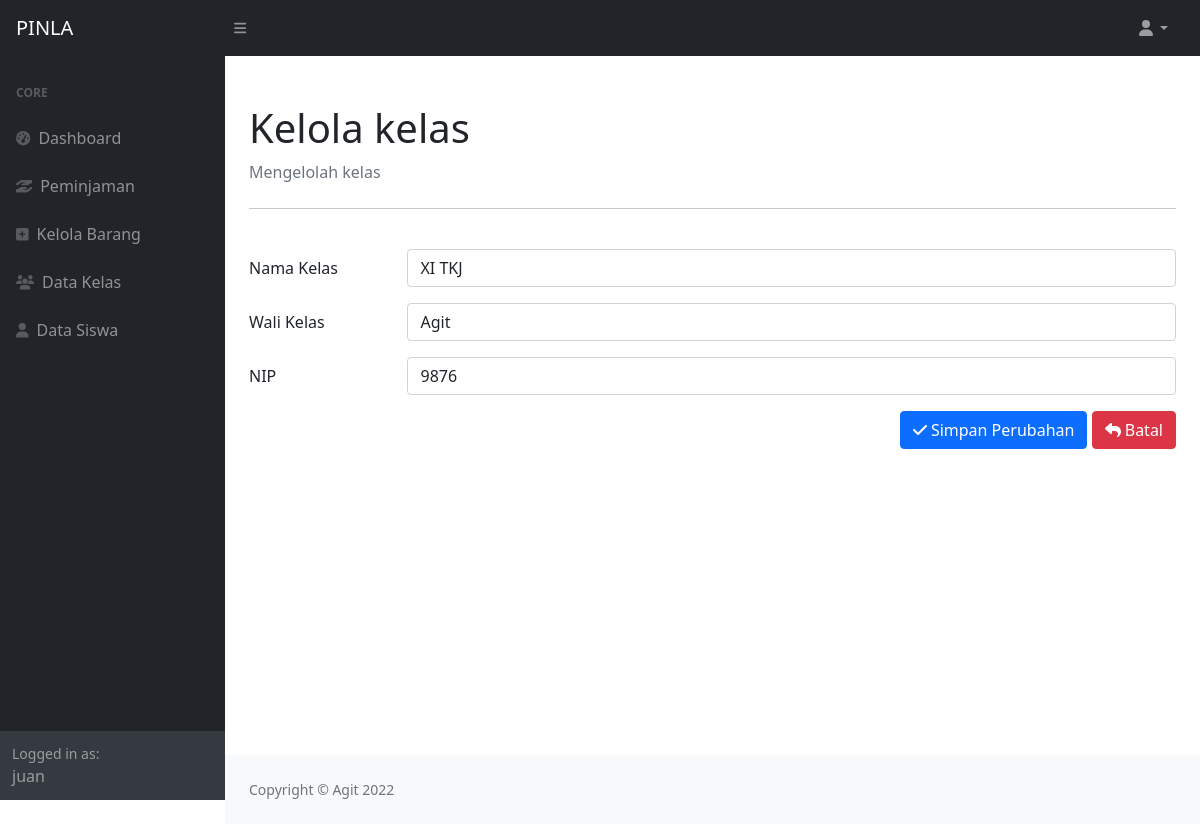
The page /tambah_kelas.php?ubah=4 (signed in) on the database its author committed.
### tables this page shows
CREATE TABLE `tbl_kelas` (
  `id` int(11) NOT NULL,
  `nama` varchar(255) NOT NULL,
  `wali_kelas` varchar(255) NOT NULL,
  `nip` bigint(255) NOT NULL
);

### tambah_kelas.php (the view, shortened to what this page needs)
<!DOCTYPE html>
<?php
    include 'koneksi.php';
        $nama           = '';
        $wali_kelas     = '';
        $nip            = '';
    if (isset($_GET['ubah'])) {
        $id         = $_GET['ubah'];
        $query      = "SELECT * FROM tbl_kelas WHERE id='$id';";
        $sql        = mysqli_query($conn, $query);
        $result     = mysqli_fetch_assoc($sql);
        $nama           = $result['nama'];
        $wali_kelas     = $result['wali_kelas'];
        $nip            = $result['nip'];
    }
?>
<html lang="en">
    <head>
        <link href="https://cdn.jsdelivr.net/npm/simple-datatables@latest/dist/style.css" rel="stylesheet" />
        <link href="css/styles.css" rel="stylesheet" />
    </head>
    <body class="sb-nav-fixed">
        <nav class="sb-topnav navbar navbar-expand navbar-dark bg-dark">
            <a class="navbar-brand ps-3" href="dashboard.php">PINLA</a>
            <button class="btn btn-link btn-sm order-1 order-lg-0 me-4 me-lg-0" id="sidebarToggle" href="#!"><i class="fas fa-bars"></i></button>
            <ul class="navbar-nav ms-auto ms-md-0 me-3 me-lg-4">
                <li class="nav-item dropdown">
                    <a class="nav-link dropdown-toggle" id="navbarDropdown" href="#" role="button" data-bs-toggle="dropdown" aria-expanded="false"><i class="fas fa-user fa-fw"></i></a>
                </li>
            </ul>
        </nav>
        <div id="layoutSidenav">
            <div id="layoutSidenav_nav">
                <nav class="sb-sidenav accordion sb-sidenav-dark" id="sidenavAccordion">
                    <div class="sb-sidenav-menu">
                        <div class="nav">
                            <div class="sb-sidenav-menu-heading">Core</div>
                            <a class="nav-link" href="dashboard.php">
                                <div class="sb-nav-link-icon"><i class="fas fa-tachometer-alt"></i></div>
                                Dashboard
                            </a>
                            <a class="nav-link" href="peminjaman.php">
                                <div class="sb-nav-link-icon"><i class="fa-solid fa-hand-holding-hand"></i></i></div>
                                Peminjaman
                            </a>
                            <a class="nav-link" href="kelola_barang.php">
                                <div class="sb-nav-link-icon"><i class="fa-solid fa-square-plus"></i></i></div>
                                Kelola Barang
                            </a>
                            <a class="nav-link" href="data_kelas.php">
                                <div class="sb-nav-link-icon"><i class="fa-solid fa-users"></i></div>
                                Data Kelas
                            </a>
                            <a class="nav-link" href="data_siswa.php">
                                <div class="sb-nav-link-icon"><i class="fa-solid fa-user"></i></div>
                                Data Siswa
                            </a>
                        </div>
                    </div>
                    <div class="sb-sidenav-footer">
                        <div class="small">Logged in as:</div>
                        <?php echo $_SESSION['username']; ?>
                    </div>
                </nav>
            </div>
            <div id="layoutSidenav_content">
                <main>
                    <div class="container-fluid px-4">
                        <h1 class="mt-4">Kelola kelas</h1>
                        <ol class="breadcrumb mb-4">
                            <li class="breadcrumb-item active">Mengelolah kelas</li>
                        </ol> <hr>
		                        <form method="POST" action="proses_kelas.php" enctype="multipart/form-data"> <br>
                                    <div class="row mb-3">
                                        <label for="nama" class="col-sm-2 col-form-label">Nama Kelas</label>
                                        <div class="col-sm-10">
                                            <input required name="nama" type="name" class="form-control" id="nama" value="<?php echo $nama; ?>" placeholder="Nama Kelas">
                                        </div>
                                    </div>
                                    <div class="row mb-3">
                                        <label for="wali_kelas" class="col-sm-2 col-form-label">Wali Kelas</label>
                                        <div class="col-sm-10">
                                            <input type="name" name="wali_kelas" required class="form-control" id="wali_kelas" value="<?php echo $wali_kelas; ?>" placeholder="Nama wali kelas">
                                        </div>
                                    </div>
                                    <div class="row mb-3">
                                        <label for="nip" class="col-sm-2 col-form-label">NIP</label>
                                        <div class="col-sm-10">
                                            <input type="number" name="nip" required class="form-control" id="nip" value="<?php echo $nip; ?>" placeholder="NIP">
                                        </div>
                                    </div>
                                    <div align="mb-3 row mt-4">
                                        <div class="col" align="right">
                                            <?php
                                                if(isset($_GET['ubah'])) {
                                            ?>
                                            <button class="btn btn-primary" type="submit" name="aksi" value="edit">
                                                <i class="fa fa-check"></i>
                                                    Simpan Perubahan
                                            </button>
                                            <?php
                                                }
                                            ?>
                                            <a href="data_kelas.php" class="btn btn-danger" type="button">
                                                <i class="fa fa-reply"></i>
                                                    Batal
                                            </a>
                                        </div>
                                    </div>
                                </form>
                     </div>
                </main>
                <footer class="py-4 bg-light mt-auto">
                    <div class="container-fluid px-4">
                        <div class="d-flex align-items-center justify-content-between small">
                            <div class="text-muted">Copyright &copy; Agit 2022</div>
                        </div>
                    </div>
                </footer>
            </div>
    </body>
</html>

### rows shown on the page
tbl_kelas: nama "XI TKJ", wali_kelas "Agit", nip "9876"

### other values the page prints
$_SESSION['username'] "juan"
